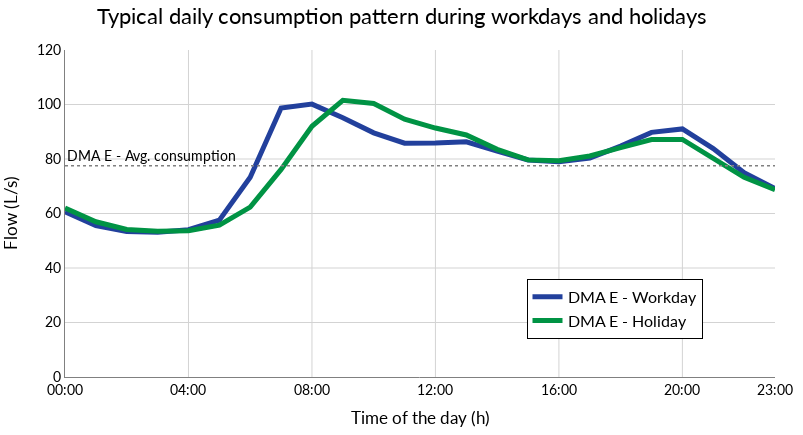

The notebook cell this image was saved under:
### Markdown cell above
## Weekday
The day of the week strongly influences the pattern. Let's look at two DMAs (E-residetial and J-port) and the difference between a workday and a holiday. E.g. Tuesday 18th  May 2021 and Sunday 23th May 2021

### Code cell
# Plot the average of the flow on workdays on DMA E and DMA J
img__title = "Typical daily consumption pattern during workdays and holidays"
img__xaxis_title = "Time of the day (h)"
img__yaxis_range = [0, 120]

dmas = ['DMA_E']
avg_flow_workdays = dmas_h_q[dmas_h_q.index.weekday<5][dmas]
avg_flow_workdays = avg_flow_workdays.groupby(avg_flow_workdays.index.time).mean()

avg_flow_non_workdays = dmas_h_q[dmas_h_q.index.weekday>=5][dmas]
avg_flow_non_workdays = avg_flow_non_workdays.groupby(avg_flow_non_workdays.index.time).mean()

avg_consumption = dmas_h_q[dmas[0]].mean()

img__legend_labels = ["DMA E - Workday", "DMA E - Holiday", "DMA E - Avg. consumption"]

fig = go.Figure()
for d, dma in enumerate(dmas):
    fig.add_trace(go.Scatter(
        x=avg_flow_workdays.index,
        y=avg_flow_workdays[dma],
        mode='lines',
        line=dict(color= colors[d], width=img__line_width),
        name=img__legend_labels[0]
        )
    )
for d, dma in enumerate(dmas):
    fig.add_trace(go.Scatter(
        x=avg_flow_non_workdays.index,
        y=avg_flow_non_workdays[dma],
        mode='lines',
        line=dict(color= colors[d+1], width=img__line_width),
        name=img__legend_labels[1]
    )
)

fig.add_hline(y=avg_consumption, line=dict(color="gray", width=1.5, dash='dot'), annotation_text=img__legend_labels[2], annotation_position="top left")

fix_layout(fig)
fig.update_xaxes(tickvals=['00:00:00', '04:00:00', '08:00:00', '12:00:00', '16:00:00', '20:00:00','23:00:00'], 
                 ticktext=['00:00', '04:00', '08:00', '12:00', '16:00', '20:00','23:00'])
fig.update_legends(x=0.65, y=0.3)
fig.show()

### Figure 1 — Plotly figure (JSON) as saved in the notebook; plotly's stock layout.template omitted (floating-point values rounded to 4 significant figures)
{"data": [{"line": {"color": "#22409C", "width": 5}, "mode": "lines", "name": "DMA E - Workday", "type": "scatter", "x": ["00:00:00", "01:00:00", "02:00:00", "03:00:00", "04:00:00", "05:00:00", "06:00:00", "07:00:00", "08:00:00", "09:00:00", "10:00:00", "11:00:00", "12:00:00", "13:00:00", "14:00:00", "15:00:00", "16:00:00", "17:00:00", "18:00:00", "19:00:00", "20:00:00", "21:00:00", "22:00:00", "23:00:00"], "y": [60.62, 55.6, 53.39, 53.08, 54.04, 57.53, 73.3, 98.69, 100.1, 95.16, 89.61, 85.82, 85.91, 86.31, 82.86, 79.64, 78.98, 80.36, 84.75, 89.78, 91.03, 83.83, 74.93, 69.12]}, {"line": {"color": "#009344", "width": 5}, "mode": "lines", "name": "DMA E - Holiday", "type": "scatter", "x": ["00:00:00", "01:00:00", "02:00:00", "03:00:00", "04:00:00", "05:00:00", "06:00:00", "07:00:00", "08:00:00", "09:00:00", "10:00:00", "11:00:00", "12:00:00", "13:00:00", "14:00:00", "15:00:00", "16:00:00", "17:00:00", "18:00:00", "19:00:00", "20:00:00", "21:00:00", "22:00:00", "23:00:00"], "y": [62.02, 56.96, 54.12, 53.48, 53.7, 55.75, 62.35, 76.2, 92.0, 101.6, 100.4, 94.61, 91.37, 88.81, 83.53, 79.68, 79.35, 81.1, 84.18, 87.13, 87.17, 80.35, 73.27, 68.71]}], "layout": {"annotations": [{"showarrow": false, "text": "DMA E - Avg. consumption", "x": 0, "xanchor": "left", "xref": "x domain", "y": 77.53, "yanchor": "bottom", "yref": "y"}], "font": {"color": "black", "family": "Lato", "size": 14}, "height": 435.8, "legend": {"bgcolor": "White", "bordercolor": "Black", "borderwidth": 1, "font": {"size": 16}, "groupclick": "toggleitem", "itemclick": "toggleothers", "itemdoubleclick": "toggle", "itemsizing": "trace", "orientation": "v", "tracegroupgap": 100, "traceorder": "normal", "x": 0.65, "xanchor": "left", "y": 0.3, "yanchor": "top"}, "margin": {"b": 10, "l": 10, "pad": 0, "r": 10, "t": 50}, "paper_bgcolor": "white", "plot_bgcolor": "white", "shapes": [{"line": {"color": "gray", "dash": "dot", "width": 1.5}, "type": "line", "x0": 0, "x1": 1, "xref": "x domain", "y0": 77.53, "y1": 77.53, "yref": "y"}], "showlegend": true, "title": {"font": {"color": "black", "family": "Lato", "size": 22}, "text": "Typical daily consumption pattern during workdays and holidays", "x": 0.5, "xanchor": "center", "y": 0.98, "yanchor": "top"}, "width": 803.6, "xaxis": {"automargin": true, "gridcolor": "lightgrey", "linecolor": "grey", "linewidth": 1, "range": ["2021-09-01 00:00:00", "2022-04-01 00:00:00"], "showgrid": true, "showline": true, "ticktext": ["00:00", "04:00", "08:00", "12:00", "16:00", "20:00", "23:00"], "tickvals": ["00:00:00", "04:00:00", "08:00:00", "12:00:00", "16:00:00", "20:00:00", "23:00:00"], "title": {"text": "Time of the day (h)"}, "zerolinecolor": "black"}, "yaxis": {"automargin": true, "gridcolor": "lightgrey", "linecolor": "grey", "linewidth": 1, "range": [0, 120], "showgrid": true, "showline": true, "title": {"text": "Flow (L/s)"}, "zerolinecolor": "black"}}}
